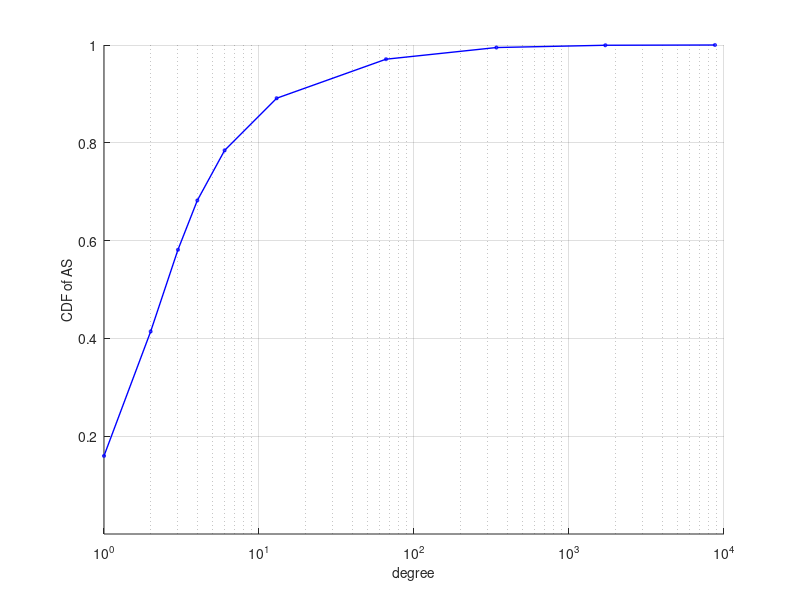

Reproduce this figure in MATLAB.


lineWidth = 1;
markerSize=2;
labelTestSize = 10;
legendTextSize = 25;
boxRatioTextSize = 10;

x=[1, 2, 3, 4, 6, 13, 66, 340, 1715, 8741];
y=[0.15972637055593025, 0.41414394450332404, 0.5812891415357935, 0.6821273725792466, 0.7845071779554871, 0.8911263127468928, 0.9709605935061181, 0.9948164563060025, 0.9994797186626843, 1.0]

figure(1);
hold on;


a1 = plot(x, y,'o-k','LineWidth',lineWidth,'color','b');
%line([5.76,5.76],[0,1])
xhand = xlabel('degree');
yhand = ylabel('CDF of AS');
set(a1, 'MarkerSize', markerSize);
set(gca,'XScale','log');
set(gca,'fontsize',boxRatioTextSize)
set(xhand, 'FontSize', labelTestSize);
set(yhand, 'FontSize', labelTestSize);
% set(gcf,'unit','centimeters','position',[10 5 7 5]);

set(gca,'xtick',[1 10 100 1000 10000]);
set(gca,'XTickLabel',{'10^0','10^1','10^2', '10^3', '10^4', '10^5'}); % Change x-axis ticks labels to desired values.
set(gca,'ytick',[0.2 0.4 0.6 0.8 1.0]);
% set(gca,'XTickLabel',{'1','10^2', '10^3', '10^4', '10^5', '10^6','10^7','10^8'});
xlim([1,10000]);
grid on;
hold off;
